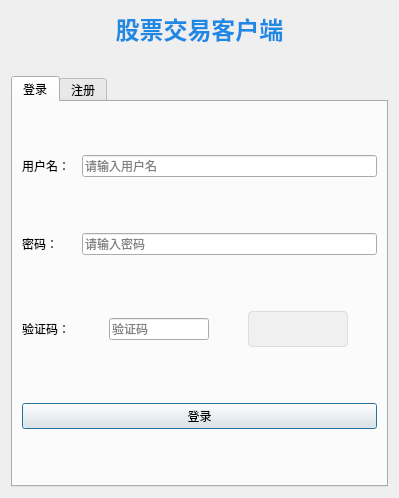
<?xml version="1.0" encoding="UTF-8"?>
<ui version="4.0">
 <class>LoginDialog</class>
 <widget class="QDialog" name="LoginDialog">
  <property name="geometry">
   <rect>
    <x>0</x>
    <y>0</y>
    <width>399</width>
    <height>498</height>
   </rect>
  </property>
  <property name="windowTitle">
   <string>股票交易客户端 - 登录/注册</string>
  </property>
  <property name="styleSheet">
   <string notr="true"/>
  </property>
  <layout class="QVBoxLayout" name="verticalLayout">
   <property name="spacing">
    <number>20</number>
   </property>
   <item>
    <widget class="QLabel" name="labelTitle">
     <property name="styleSheet">
      <string>font-size: 24px;
        font-weight: bold;
        color: #1E88E5;
        margin-bottom: 10px;</string>
     </property>
     <property name="text">
      <string>股票交易客户端</string>
     </property>
     <property name="alignment">
      <set>Qt::AlignmentFlag::AlignCenter</set>
     </property>
    </widget>
   </item>
   <item>
    <widget class="QTabWidget" name="tabWidget">
     <property name="currentIndex">
      <number>0</number>
     </property>
     <widget class="QWidget" name="tabLogin">
      <attribute name="title">
       <string>登录</string>
      </attribute>
      <layout class="QGridLayout" name="gridLayoutLogin">
       <property name="spacing">
        <number>12</number>
       </property>
       <item row="0" column="0">
        <widget class="QLabel" name="labelUserLogin">
         <property name="text">
          <string>用户名：</string>
         </property>
        </widget>
       </item>
       <item row="0" column="1">
        <widget class="QLineEdit" name="lineUserLogin">
         <property name="placeholderText">
          <string>请输入用户名</string>
         </property>
        </widget>
       </item>
       <item row="1" column="0">
        <widget class="QLabel" name="labelPwdLogin">
         <property name="text">
          <string>密码：</string>
         </property>
        </widget>
       </item>
       <item row="1" column="1">
        <widget class="QLineEdit" name="linePwdLogin">
         <property name="echoMode">
          <enum>QLineEdit::EchoMode::Password</enum>
         </property>
         <property name="placeholderText">
          <string>请输入密码</string>
         </property>
        </widget>
       </item>
       <item row="2" column="0">
        <widget class="QLabel" name="labelCaptchaLogin">
         <property name="text">
          <string>验证码：</string>
         </property>
        </widget>
       </item>
       <item row="2" column="1">
        <layout class="QHBoxLayout" name="captchaLayout">
         <item>
          <widget class="QLineEdit" name="lineCaptchaLogin">
           <property name="maximumSize">
            <size>
             <width>100</width>
             <height>16777215</height>
            </size>
           </property>
           <property name="placeholderText">
            <string>验证码</string>
           </property>
          </widget>
         </item>
         <item>
          <widget class="QLabel" name="labelCaptchaCode">
           <property name="minimumSize">
            <size>
             <width>100</width>
             <height>36</height>
            </size>
           </property>
           <property name="maximumSize">
            <size>
             <width>100</width>
             <height>36</height>
            </size>
           </property>
           <property name="styleSheet">
            <string>background-color: #f0f0f0; border: 1px solid #ddd; font-size: 18px; font-weight: bold; color: #333; border-radius: 4px;</string>
           </property>
           <property name="alignment">
            <set>Qt::AlignmentFlag::AlignCenter</set>
           </property>
          </widget>
         </item>
        </layout>
       </item>
       <item row="3" column="0" colspan="2">
        <widget class="QPushButton" name="btnLogin">
         <property name="text">
          <string>登录</string>
         </property>
        </widget>
       </item>
      </layout>
     </widget>
     <widget class="QWidget" name="tabRegister">
      <attribute name="title">
       <string>注册</string>
      </attribute>
      <layout class="QGridLayout" name="gridLayoutRegister">
       <property name="spacing">
        <number>10</number>
       </property>
       <item row="0" column="0">
        <widget class="QLabel" name="labelUserReg">
         <property name="text">
          <string>用户名：</string>
         </property>
        </widget>
       </item>
       <item row="0" column="1">
        <widget class="QLineEdit" name="lineUserReg">
         <property name="placeholderText">
          <string>请输入用户名</string>
         </property>
        </widget>
       </item>
       <item row="1" column="0">
        <widget class="QLabel" name="labelPwdReg">
         <property name="text">
          <string>密码：</string>
         </property>
        </widget>
       </item>
       <item row="1" column="1">
        <widget class="QLineEdit" name="linePwdReg">
         <property name="echoMode">
          <enum>QLineEdit::EchoMode::Password</enum>
         </property>
         <property name="placeholderText">
          <string>请输入密码</string>
         </property>
        </widget>
       </item>
       <item row="2" column="0">
        <widget class="QLabel" name="labelRealNameReg">
         <property name="text">
          <string>真实姓名：</string>
         </property>
        </widget>
       </item>
       <item row="2" column="1">
        <widget class="QLineEdit" name="lineRealNameReg">
         <property name="placeholderText">
          <string>请输入真实姓名</string>
         </property>
        </widget>
       </item>
       <item row="3" column="0">
        <widget class="QLabel" name="labelEmailReg">
         <property name="text">
          <string>邮箱：</string>
         </property>
        </widget>
       </item>
       <item row="3" column="1">
        <widget class="QLineEdit" name="lineEmailReg">
         <property name="placeholderText">
          <string>请输入邮箱</string>
         </property>
        </widget>
       </item>
       <item row="4" column="0">
        <widget class="QLabel" name="labelPhoneReg">
         <property name="text">
          <string>手机号：</string>
         </property>
        </widget>
       </item>
       <item row="4" column="1">
        <widget class="QLineEdit" name="linePhoneReg">
         <property name="placeholderText">
          <string>请输入手机号</string>
         </property>
        </widget>
       </item>
       <item row="5" column="0">
        <widget class="QLabel" name="labelIdCardReg">
         <property name="text">
          <string>身份证号：</string>
         </property>
        </widget>
       </item>
       <item row="5" column="1">
        <widget class="QLineEdit" name="lineIdCardReg">
         <property name="placeholderText">
          <string>请输入身份证号</string>
         </property>
        </widget>
       </item>
       <item row="6" column="0">
        <widget class="QLabel" name="labelAddressReg">
         <property name="text">
          <string>地址：</string>
         </property>
        </widget>
       </item>
       <item row="6" column="1">
        <widget class="QLineEdit" name="lineAddressReg">
         <property name="placeholderText">
          <string>请输入地址</string>
         </property>
        </widget>
       </item>
       <item row="7" column="0" colspan="2">
        <widget class="QPushButton" name="btnRegister">
         <property name="text">
          <string>注册</string>
         </property>
        </widget>
       </item>
      </layout>
     </widget>
    </widget>
   </item>
  </layout>
 </widget>
 <resources/>
 <connections/>
</ui>
